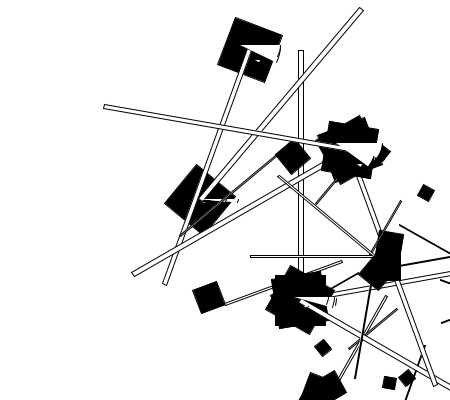
Frame 1 (no input)
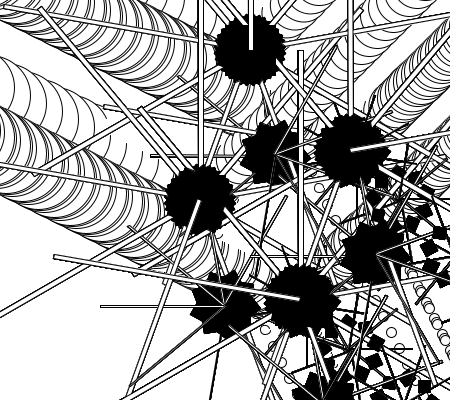
Frame 60 (the mouse pressed at the canvas centre just before this capture)
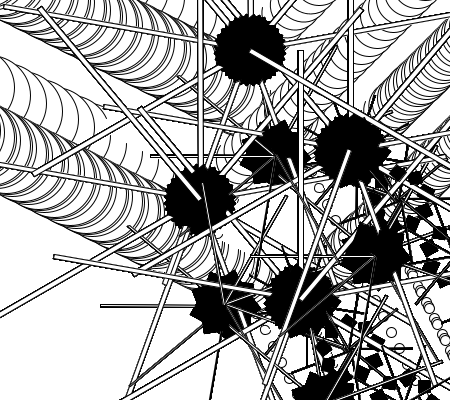
Frame 120 (the mouse held since frame 60 and released just before this capture)

The Processing sketch that drew these frames (run headless with seeded random() and noise(); from frame 60 on, the mouse is pressed at the canvas centre):

// Processing sketch: processing_115113
// ── processing_115113.pde

float v=50;
float z=50;

float t=300;
float u=300;

float k=50;
float l=50;




int a1=75;
int a2=100;

float deg=270;
float r2=250;

int tx=300;
int ty=300;

float s=0;

void setup(){
size(450,400);
background(255);
}
void draw(){


pushMatrix();
translate(tx, ty);
fill(0);
rotate(radians(deg));
deg=deg+10;
rect(-25,-25,50,50);  //black
fill(255);
rect(-0,-2,r2,5);
r2=r2+0;
popMatrix();












pushMatrix();
translate(tx+150, ty+150);
fill(0);
rotate(radians(deg));
deg=deg+10;
rect(-25,-25,50/4,50/4);  //black
fill(255);
rect(-0,-2,r2/4,5/4);
r2=r2+0;
popMatrix();





pushMatrix();
translate(tx+105, ty+105);
fill(0);
rotate(radians(deg));
deg=deg+10;
rect(-25,-25,50/4,50/4);  //black
fill(255);
rect(-0,-2,r2/4,5/4);
r2=r2+0;
popMatrix();







pushMatrix();
translate(tx+25, ty+105);
fill(0);
rotate(radians(deg));
deg=deg+10;
rect(-25,-25,50/2,50/2);  //black
fill(255);
rect(-0,-2,r2/2,5/2);
r2=r2+0;
popMatrix();



arc(t, u, 80, 80, 0,s);
t=t-2;
u=u-1;
s=s+0.03;


pushMatrix();
translate(250,250);
arc(k, l, 50, 50, 0,s);
k=k+1;
l=l-1;
s=s+0.03;
popMatrix();

pushMatrix();
translate(250,250);
arc(v, z, 10, 10, 0,s);
v=v+1;
z=z+2;

s=s+0.03;
popMatrix();













































pushMatrix();
translate(-100,-100);
pushMatrix();
translate(tx, ty);
fill(0);
rotate(radians(deg));
deg=deg+10;
rect(-25,-25,50,50);  //black
fill(255);
rect(-0,-2,r2,5);
r2=r2+0;
popMatrix();












pushMatrix();
translate(tx+150, ty+150);
fill(0);
rotate(radians(deg));
deg=deg+10;
rect(-25,-25,50/4,50/4);  //black
fill(255);
rect(-0,-2,r2/4,5/4);
r2=r2+0;
popMatrix();





pushMatrix();
translate(tx+105, ty+105);
fill(0);
rotate(radians(deg));
deg=deg+10;
rect(-25,-25,50/4,50/4);  //black
fill(255);
rect(-0,-2,r2/4,5/4);
r2=r2+0;
popMatrix();







pushMatrix();
translate(tx+25, ty+105);
fill(0);
rotate(radians(deg));
deg=deg+10;
rect(-25,-25,50/2,50/2);  //black
fill(255);
rect(-0,-2,r2/2,5/2);
r2=r2+0;
popMatrix();



arc(t, u, 80, 80, 0,s);
t=t-2;
u=u-1;
s=s+0.03;


pushMatrix();
translate(250,250);
arc(k, l, 50, 50, 0,s);
k=k+1;
l=l-1;
s=s+0.03;
popMatrix();

pushMatrix();
translate(250,250);
arc(v, z, 10, 10, 0,s);
v=v+1;
z=z+2;

s=s+0.03;
popMatrix();
popMatrix();


















//xxxxxxxxxxxxxxxxxxxxxxxxxxxxxxxxxxxxxxxxxxxxxxxxxxxxxxxxxxxxx

pushMatrix();
translate(tx, ty);
fill(0);
rotate(radians(deg));
deg=deg+10;
rect(-25,-25,50,50);  //black
fill(255);
rect(-0,-2,r2,5);
r2=r2+0;
popMatrix();












pushMatrix();
translate(tx+150, ty+150);
fill(0);
rotate(radians(deg));
deg=deg+10;
rect(-25,-25,50/4,50/4);  //black
fill(255);
rect(-0,-2,r2/4,5/4);
r2=r2+0;
popMatrix();





pushMatrix();
translate(tx+105, ty+105);
fill(0);
rotate(radians(deg));
deg=deg+10;
rect(-25,-25,50/4,50/4);  //black
fill(255);
rect(-0,-2,r2/4,5/4);
r2=r2+0;
popMatrix();







pushMatrix();
translate(tx+25, ty+105);
fill(0);
rotate(radians(deg));
deg=deg+10;
rect(-25,-25,50/2,50/2);  //black
fill(255);
rect(-0,-2,r2/2,5/2);
r2=r2+0;
popMatrix();



arc(t, u, 80, 80, 0,s);
t=t-2;
u=u-1;
s=s+0.03;


pushMatrix();
translate(500,500);
arc(k, l, 50, 50, 0,s);
k=k+1;
l=l-1;
s=s+0.03;
popMatrix();

pushMatrix();
translate(250,250);
arc(v, z, 10, 10, 0,s);
v=v+1;
z=z+2;

s=s+0.03;
popMatrix();













































pushMatrix();
translate(-0,-0);
pushMatrix();
translate(tx, ty);
fill(0);
rotate(radians(deg));
deg=deg+10;
rect(-25,-25,50,50);  //black
fill(255);
rect(-0,-2,r2,5);
r2=r2+0;
popMatrix();












pushMatrix();
translate(tx+150, ty+150);
fill(0);
rotate(radians(deg));
deg=deg+10;
rect(-25,-25,50/4,50/4);  //black
fill(255);
rect(-0,-2,r2/4,5/4);
r2=r2+0;
popMatrix();





pushMatrix();
translate(tx+105, ty+105);
fill(0);
rotate(radians(deg));
deg=deg+10;
rect(-25,-25,50/4,50/4);  //black
fill(255);
rect(-0,-2,r2/4,5/4);
r2=r2+0;
popMatrix();







pushMatrix();
translate(tx+25, ty+105);
fill(0);
rotate(radians(deg));
deg=deg+10;
rect(-25,-25,50/2,50/2);  //black
fill(255);
rect(-0,-2,r2/2,5/2);
r2=r2+0;
popMatrix();



arc(t, u, 80, 80, 0,s);
t=t-2;
u=u-1;
s=s+0.03;


pushMatrix();
translate(250,250);
arc(k, l, 50, 50, 0,s);
k=k+1;
l=l-1;
s=s+0.03;
popMatrix();

pushMatrix();
translate(250,250);
arc(v, z, 10, 10, 0,s);
v=v+1;
z=z+2;

s=s+0.03;
popMatrix();
popMatrix();
















//SSSSSSSSSSSSSSSSSSSSSSSSSSSSSSSSSSSSSSSSSSSSSSSSSSSSSSSSSSSSSS

pushMatrix();
translate(50,-150);

pushMatrix();
translate(tx, ty);
fill(0);
rotate(radians(deg));
deg=deg+10;
rect(-25,-25,50,50);  //black
fill(255);
rect(-0,-2,r2,5);
r2=r2+0;
popMatrix();












pushMatrix();
translate(tx+150, ty+150);
fill(0);
rotate(radians(deg));
deg=deg+10;
rect(-25,-25,50/4,50/4);  //black
fill(255);
rect(-0,-2,r2/4,5/4);
r2=r2+0;
popMatrix();





pushMatrix();
translate(tx+105, ty+105);
fill(0);
rotate(radians(deg));
deg=deg+10;
rect(-25,-25,50/4,50/4);  //black
fill(255);
rect(-0,-2,r2/4,5/4);
r2=r2+0;
popMatrix();







pushMatrix();
translate(tx+25, ty+105);
fill(0);
rotate(radians(deg));
deg=deg+10;
rect(-25,-25,50/2,50/2);  //black
fill(255);
rect(-0,-2,r2/2,5/2);
r2=r2+0;
popMatrix();



arc(t, u, 80, 80, 0,s);
t=t-2;
u=u-1;
s=s+0.03;


pushMatrix();
translate(250,250);
arc(k, l, 50, 50, 0,s);
k=k+1;
l=l-1;
s=s+0.03;
popMatrix();

pushMatrix();
translate(250,250);
arc(v, z, 10, 10, 0,s);
v=v+1;
z=z+2;

s=s+0.03;
popMatrix();













































pushMatrix();
translate(-100,-100);
pushMatrix();
translate(tx, ty);
fill(0);
rotate(radians(deg));
deg=deg+10;
rect(-25,-25,50,50);  //black
fill(255);
rect(-0,-2,r2,5);
r2=r2+0;
popMatrix();












pushMatrix();
translate(tx+150, ty+150);
fill(0);
rotate(radians(deg));
deg=deg+10;
rect(-25,-25,50/4,50/4);  //black
fill(255);
rect(-0,-2,r2/4,5/4);
r2=r2+0;
popMatrix();





pushMatrix();
translate(tx+105, ty+105);
fill(0);
rotate(radians(deg));
deg=deg+10;
rect(-25,-25,50/4,50/4);  //black
fill(255);
rect(-0,-2,r2/4,5/4);
r2=r2+0;
popMatrix();







pushMatrix();
translate(tx+25, ty+105);
fill(0);
rotate(radians(deg));
deg=deg+10;
rect(-25,-25,50/2,50/2);  //black
fill(255);
rect(-0,-2,r2/2,5/2);
r2=r2+0;
popMatrix();



arc(t, u, 80, 80, 0,s);
t=t-2;
u=u-1;
s=s+0.03;


pushMatrix();
translate(250,250);
arc(k, l, 50, 50, 0,s);
k=k+1;
l=l-1;
s=s+0.03;
popMatrix();

pushMatrix();
translate(250,250);
arc(v, z, 10, 10, 0,s);
v=v+1;
z=z+2;

s=s+0.03;
popMatrix();
popMatrix();


















//xxxxxxxxxxxxxxxxxxxxxxxxxxxxxxxxxxxxxxxxxxxxxxxxxxxxxxxxxxxxx

pushMatrix();
translate(tx, ty);
fill(0);
rotate(radians(deg));
deg=deg+10;
rect(-25,-25,50,50);  //black
fill(255);
rect(-0,-2,r2,5);
r2=r2+0;
popMatrix();












pushMatrix();
translate(tx+150, ty+150);
fill(0);
rotate(radians(deg));
deg=deg+10;
rect(-25,-25,50/4,50/4);  //black
fill(255);
rect(-0,-2,r2/4,5/4);
r2=r2+0;
popMatrix();





pushMatrix();
translate(tx+105, ty+105);
fill(0);
rotate(radians(deg));
deg=deg+10;
rect(-25,-25,50/4,50/4);  //black
fill(255);
rect(-0,-2,r2/4,5/4);
r2=r2+0;
popMatrix();







pushMatrix();
translate(tx+25, ty+105);
fill(0);
rotate(radians(deg));
deg=deg+10;
rect(-25,-25,50/2,50/2);  //black
fill(255);
rect(-0,-2,r2/2,5/2);
r2=r2+0;
popMatrix();



arc(t, u, 80, 80, 0,s);
t=t-2;
u=u-1;
s=s+0.03;


pushMatrix();
translate(500,500);
arc(k, l, 50, 50, 0,s);
k=k+1;
l=l-1;
s=s+0.03;
popMatrix();

pushMatrix();
translate(250,250);
arc(v, z, 10, 10, 0,s);
v=v+1;
z=z+2;

s=s+0.03;
popMatrix();













































pushMatrix();
translate(-0,-0);
pushMatrix();
translate(tx, ty);
fill(0);
rotate(radians(deg));
deg=deg+10;
rect(-25,-25,50,50);  //black
fill(255);
rect(-0,-2,r2,5);
r2=r2+0;
popMatrix();












pushMatrix();
translate(tx+150, ty+150);
fill(0);
rotate(radians(deg));
deg=deg+10;
rect(-25,-25,50/4,50/4);  //black
fill(255);
rect(-0,-2,r2/4,5/4);
r2=r2+0;
popMatrix();





pushMatrix();
translate(tx+105, ty+105);
fill(0);
rotate(radians(deg));
deg=deg+10;
rect(-25,-25,50/4,50/4);  //black
fill(255);
rect(-0,-2,r2/4,5/4);
r2=r2+0;
popMatrix();







pushMatrix();
translate(tx+25, ty+105);
fill(0);
rotate(radians(deg));
deg=deg+10;
rect(-25,-25,50/2,50/2);  //black
fill(255);
rect(-0,-2,r2/2,5/2);
r2=r2+0;
popMatrix();



arc(t, u, 80, 80, 0,s);
t=t-2;
u=u-1;
s=s+0.03;


pushMatrix();
translate(250,250);
arc(k, l, 50, 50, 0,s);
k=k+1;
l=l-1;
s=s+0.03;
popMatrix();

pushMatrix();
translate(250,250);
arc(v, z, 10, 10, 0,s);
v=v+1;
z=z+2;

s=s+0.03;
popMatrix();
popMatrix();
popMatrix();


















  
}
